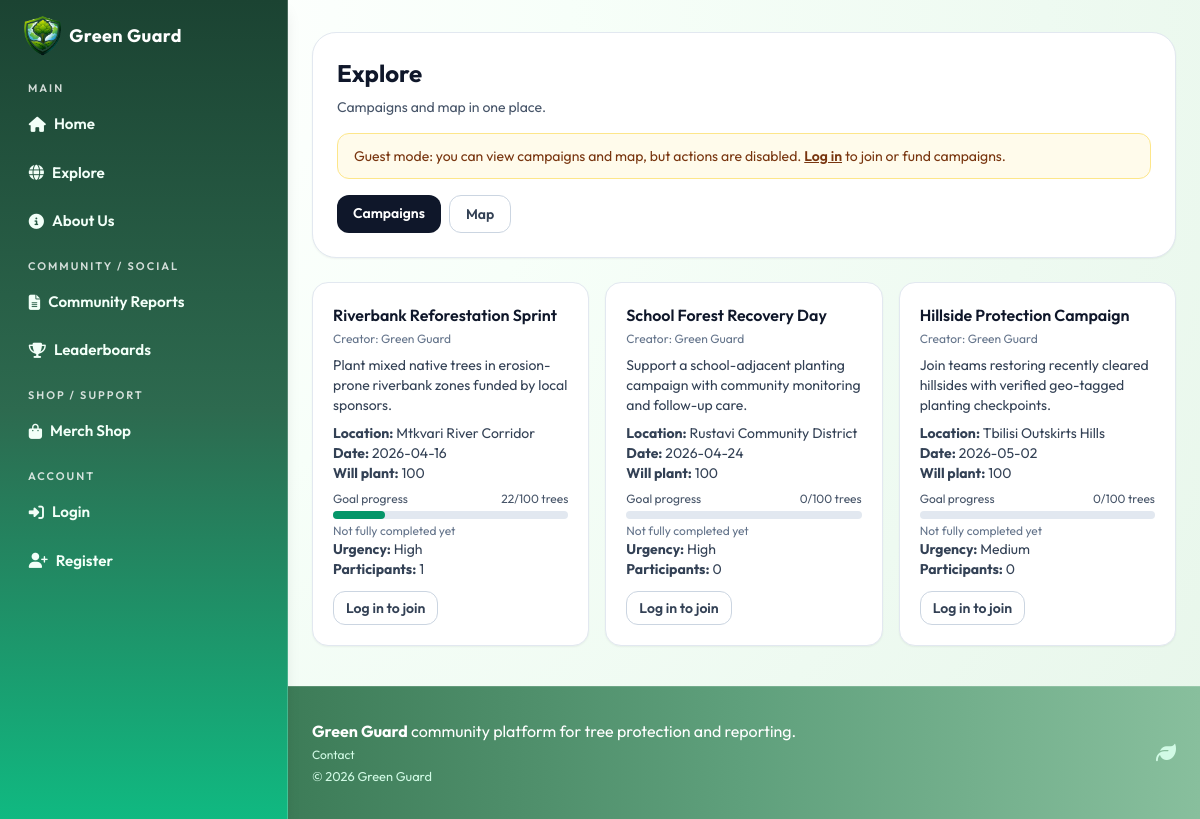
Before: /explore with the older database file.
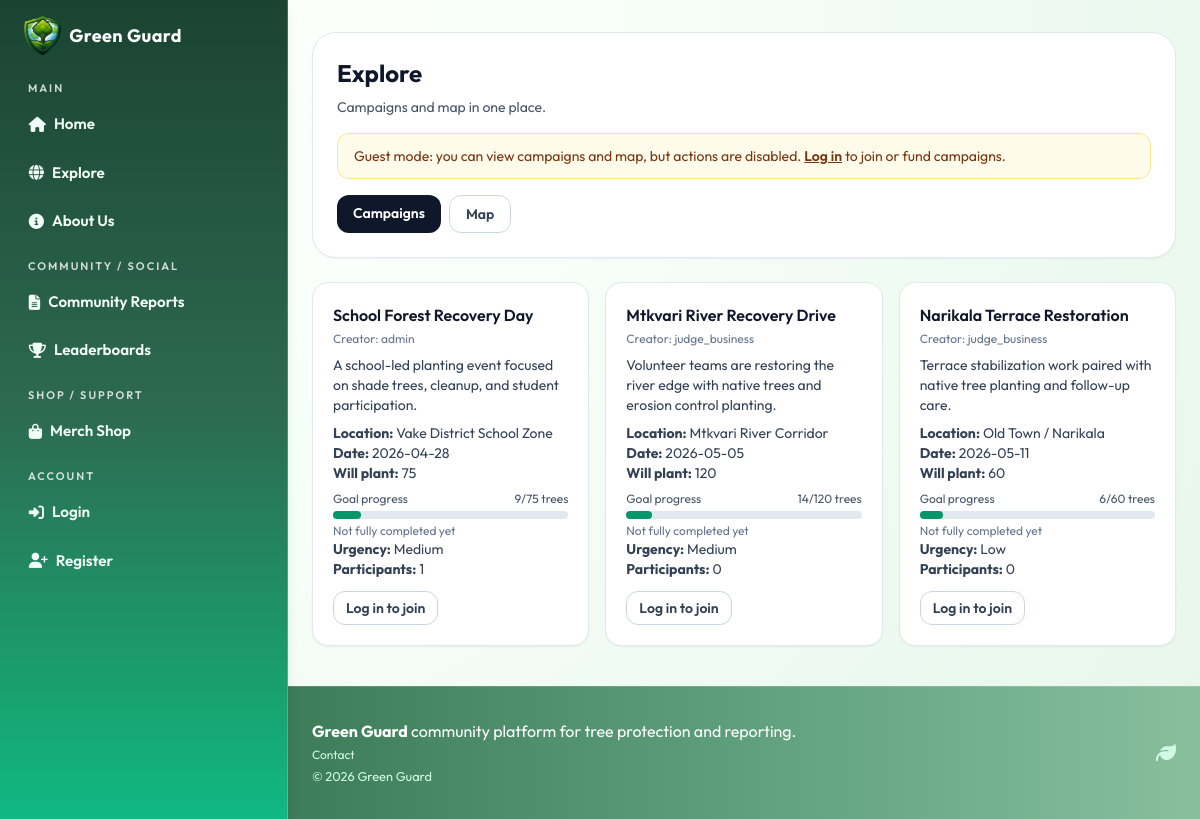
After: the same page with the newer database file.
### models.py (models this page shows, shortened)
class Campaign(db.Model):
    id = db.Column(db.Integer, primary_key=True)
    title = db.Column(db.String(140), nullable=False)
    location = db.Column(db.String(140), nullable=False)
    event_date = db.Column(db.DateTime, nullable=False)
    description = db.Column(db.Text, nullable=False)
    target_trees = db.Column(db.Integer, default=100, nullable=False)
    status = db.Column(db.String(30), default="open", nullable=False)
    creator_user_id = db.Column(
        db.Integer, db.ForeignKey("user.id"), nullable=True)
    created_at = db.Column(
        db.DateTime, default=datetime.utcnow, nullable=False)
    volunteer_signups = db.relationship(
        "VolunteerCampaignSignup", backref="campaign", lazy=True, cascade="all, delete-orphan"
    )
    tree_records = db.relationship(
        "TreeRecord", backref="campaign", lazy=True
    )

class User(UserMixin, db.Model):
    id = db.Column(db.Integer, primary_key=True)
    username = db.Column(db.String(80), unique=True, nullable=False)
    email = db.Column(db.String(120), unique=True, nullable=False)
    password_hash = db.Column(db.String(255), nullable=False)
    role = db.Column(db.String(30), default="individual", nullable=False)
    is_admin = db.Column(db.Boolean, default=False, nullable=False)
    verification_status = db.Column(
        db.String(20), default="approved", nullable=False
    )
    verified_at = db.Column(db.DateTime)
    verified_by_id = db.Column(db.Integer, db.ForeignKey("user.id"))
    created_at = db.Column(
        db.DateTime, default=datetime.utcnow, nullable=False)
    verified_by = db.relationship(
        "User",
        remote_side=[id],
        foreign_keys=[verified_by_id],
        post_update=True,
    )
    tree_records = db.relationship(
        "TreeRecord", backref="user", lazy=True, cascade="all, delete-orphan"
    )
    cutting_reports = db.relationship(
        "CuttingReport", backref="user", lazy=True, cascade="all, delete-orphan"
    )
    volunteer_signups = db.relationship(
        "VolunteerCampaignSignup", backref="user", lazy=True, cascade="all, delete-orphan"
    )
    support_donations = db.relationship(
        "SupportDonation", backref="user", lazy=True, cascade="all, delete-orphan"
    )
    created_campaigns = db.relationship(
        "Campaign", backref="creator", lazy=True, foreign_keys="Campaign.creator_user_id"
    )
    merch_purchases = db.relationship(
        "MerchPurchase", backref="user", lazy=True, cascade="all, delete-orphan"
    )

### routes/main.py (the view, shortened to what this page needs)
@main_bp.route("/explore", methods=["GET", "POST"])
def explore():
    active_tab = request.args.get("tab", "campaigns").strip().lower()
    if active_tab not in {"campaigns", "map"}:
        active_tab = "campaigns"
    join_form = VolunteerCampaignJoinForm()
    payload = build_map_payload()
    locations = load_gfw_locations()
    country_summary = _build_country_summary(locations)
    location_filter = request.args.get("location", "").strip().lower()
    goal_filter = request.args.get("goal", "").strip().lower()
    urgency_filter = request.args.get("urgency", "all").strip().lower()
    if urgency_filter not in {"all", "high", "medium", "low"}:
        urgency_filter = "all"
    campaigns = Campaign.query.order_by(Campaign.event_date.asc()).all()
    planted_trees_by_campaign = {
        campaign.id: int(
            db.session.query(db.func.coalesce(
                db.func.sum(TreeRecord.quantity), 0))
            .filter(TreeRecord.campaign_id == campaign.id)
            .scalar()
            or 0
        )
        for campaign in campaigns
    }
    participant_counts = {
        campaign.id: VolunteerCampaignSignup.query.filter_by(
            campaign_id=campaign.id,
            status="approved",
        ).count()
        for campaign in campaigns
    }
    user_signups = []
    if current_user.is_authenticated:
        user_signups = VolunteerCampaignSignup.query.filter_by(
            user_id=current_user.id).all()
    signup_map = {signup.campaign_id: signup for signup in user_signups}
    pending_requests_by_campaign = {}
    recent_trees = (
        TreeRecord.query.order_by(TreeRecord.created_at.desc())
        .limit(8)
        .all()
    )
    recent_reports = (
        CuttingReport.query.order_by(CuttingReport.created_at.desc())
        .limit(8)
        .all()
    )
    campaign_rows = [
        {
            "id": campaign.id,
            "title": campaign.title,
            "creator_name": campaign.creator.username if campaign.creator else "Green Guard",
            "description": campaign.description,
            "location": campaign.location,
            "event_date_text": campaign.event_date.strftime("%Y-%m-%d"),
            "target_trees": campaign.target_trees,
            "goal_text": f"{campaign.target_trees} trees",
            "urgency": "high" if campaign.event_date <= datetime.utcnow() + timedelta(days=7) else ("medium" if campaign.event_date <= datetime.utcnow() + timedelta(days=21) else "low"),
            "participants": participant_counts.get(campaign.id, 0),
            "is_joined": campaign.id in signup_map,
            "join_status": signup_map[campaign.id].status if campaign.id in signup_map else None,
            "can_manage_requests": current_user.is_authenticated and (current_user.is_admin or campaign.creator_user_id == current_user.id),
            "pending_requests": pending_requests_by_campaign.get(campaign.id, []),
            "has_started": campaign.status == "ongoing",
            "planted_trees": planted_trees_by_campaign.get(campaign.id, 0),
            "progress_percent": min(
                100,
                int(
                    (
                        (planted_trees_by_campaign.get(campaign.id, 0)
                         / max(campaign.target_trees, 1))
                        * 100
                    )
                ),
            ),
        }
        for campaign in campaigns
    ]
    if location_filter:
        campaign_rows = [
            row for row in campaign_rows if location_filter in row["location"].lower() or location_filter in row["title"].lower()
        ]
    if goal_filter:
        campaign_rows = [
            row for row in campaign_rows if goal_filter in row["goal_text"].lower() or goal_filter in row["description"].lower()
        ]
    if urgency_filter != "all":
        campaign_rows = [
            row for row in campaign_rows if row["urgency"] == urgency_filter
        ]
    recent_tree_rows = [
        {
            "username": tree.user.username,
            "quantity": tree.quantity,
            "species": tree.species,
            "created_at_text": tree.created_at.strftime("%Y-%m-%d"),
        }
        for tree in recent_trees
    ]
    recent_report_rows = [
        {
            "username": "Anonymous" if report.is_anonymous else report.user.username,
            "description": report.description,
        }
        for report in recent_reports
    ]
    return render_template(
        "shared/explore.html",
        active_tab=active_tab,
        join_form=join_form,
        campaigns=campaigns,
        campaign_rows=campaign_rows,
        participant_counts=participant_counts,
        signup_map=signup_map,
        trees_json=payload["trees"],
        reports_json=payload["reports"],
        locations_json=_get_map_locations_payload(),
        locations=locations,
        country_summary=country_summary,
        recent_trees=recent_trees,
        recent_reports=recent_reports,
        recent_tree_rows=recent_tree_rows,
        recent_report_rows=recent_report_rows,
        location_filter=location_filter,
        goal_filter=goal_filter,
        urgency_filter=urgency_filter,
    )

### routes/main.py (called while the page is built)
def build_map_payload() -> dict:
    trees = TreeRecord.query.all()
    reports = CuttingReport.query.filter(
        CuttingReport.status.in_(["reviewed", "resolved"])
    ).all()
    trees_json = [
        {
            "id": tree.id,
            "species": tree.species,
            "quantity": tree.quantity,
            "latitude": tree.latitude,
            "longitude": tree.longitude,
            "username": tree.user.username,
        }
        for tree in trees
    ]
    reports_json = [
        {
            "id": report.id,
            "description": report.description,
            "latitude": report.latitude,
            "longitude": report.longitude,
            "status": report.status,
            "username": None,
        }
        for report in reports
    ]
    return {"trees": trees_json, "reports": reports_json}

def _get_sync_cutoff(now: datetime | None = None) -> datetime:
    current_time = now or datetime.utcnow()
    interval_days = int(current_app.config.get(
        "GFW_SYNC_INTERVAL_DAYS", DEFAULT_GFW_SYNC_INTERVAL_DAYS)
    )
    interval_days = max(1, interval_days)
    return current_time - timedelta(days=interval_days)

### templates/shared/explore.html (shortened to what the changed rows need)
{% extends 'base.html' %}
{% block extra_css %}
  <link rel="stylesheet" href="https://unpkg.com/leaflet@1.9.4/dist/leaflet.css" />
{% endblock %}
{% block content %}
  <section class="mx-auto mt-8 mb-10 w-full max-w-6xl px-4 sm:px-6">
    <div class="rounded-3xl border border-slate-200 bg-white p-6 shadow-sm">
      <h1 class="text-2xl font-bold text-slate-900">Explore</h1>
    </div>
    {% if active_tab == 'campaigns' %}
      <div class="mt-6 grid gap-4 sm:grid-cols-2 lg:grid-cols-3">
        {% for campaign in campaign_rows %}
          <article class="rounded-2xl border border-slate-200 bg-white p-5 shadow-sm">
            <h2 class="text-base font-semibold text-slate-900">{{ campaign.title }}</h2>
            <p class="mt-1 text-xs text-slate-500">Creator: {{ campaign.creator_name }}</p>
            <p class="mt-2 text-sm text-slate-700">{{ campaign.description }}</p>
            <p class="mt-2 text-sm text-slate-700">
              <strong>Location:</strong> {{ campaign.location }}
            </p>
            <p class="text-sm text-slate-700">
              <strong>Date:</strong> {{ campaign.event_date_text }}
            </p>
            <p class="text-sm text-slate-700">
              <strong>Will plant:</strong> {{ campaign.target_trees }}
            </p>
            <div class="mt-2">
              <div class="mb-1 flex items-center justify-between text-xs text-slate-600">
                <span>Goal progress</span>
                <span>{{ campaign.planted_trees }}/{{ campaign.target_trees }} trees</span>
              </div>
              <div class="h-2 w-full rounded-full bg-slate-200">
                <div class="h-2 rounded-full bg-emerald-600" style="width: {{ campaign.progress_percent }}%;"></div>
              </div>
              {% if campaign.progress_percent >= 100 %}
                <p class="mt-1 text-xs font-semibold text-emerald-700">Goal completed</p>
              {% else %}
                <p class="mt-1 text-xs text-slate-500">Not fully completed yet</p>
              {% endif %}
            </div>
            <p class="text-sm text-slate-700">
              <strong>Urgency:</strong> {{ campaign.urgency|title }}
            </p>
            <p class="text-sm text-slate-700">
              <strong>Participants:</strong> {{ campaign.participants }}
            </p>
            {% if current_user.is_authenticated and current_user.is_admin or current_user.role in ['business', 'individual'] %}
              <a href="{{ url_for('main.sponsorship_donations', campaign=campaign.id) }}" class="mt-3 inline-block rounded-xl bg-emerald-600 px-3 py-1.5 text-sm font-semibold text-white hover:bg-emerald-700">Fund Campaign</a>
            {% else %}
              {% if current_user.is_authenticated and campaign.is_joined %}
                {% if campaign.join_status == 'approved' %}
                  <div class="mt-3 rounded-xl border border-emerald-200 bg-emerald-50 px-3 py-2 text-xs text-emerald-800">Joined (Approved)</div>
                  {% if campaign.has_started %}
                    <a href="{{ url_for('reports.plant_tree_campaign', campaign_id=campaign.id) }}" class="mt-2 inline-block text-xs font-semibold text-emerald-700 hover:text-emerald-900">Add trees you will plant</a>
                  {% else %}
                    <p class="mt-2 text-xs text-amber-700">Tree upload opens when campaign status becomes Ongoing.</p>
                  {% endif %}
                {% elif campaign.join_status == 'pending' %}
                  <div class="mt-3 rounded-xl border border-amber-200 bg-amber-50 px-3 py-2 text-xs text-amber-800">Join request pending verification</div>
                {% elif campaign.join_status == 'rejected' %}
                  <div class="mt-3 rounded-xl border border-rose-200 bg-rose-50 px-3 py-2 text-xs text-rose-800">Join request rejected</div>
                {% else %}
                  <div class="mt-3 rounded-xl border border-sky-200 bg-sky-50 px-3 py-2 text-xs text-sky-800">Joined</div>
                {% endif %}
              {% elif not current_user.is_authenticated %}
                <a href="{{ url_for('auth.login', next=url_for('main.explore', tab='campaigns')) }}" class="mt-3 inline-block rounded-xl border border-slate-300 px-3 py-1.5 text-sm font-semibold text-slate-700 hover:bg-slate-100">Log in to join</a>
              {% else %}
                <a href="{{ url_for('main.join_campaign', campaign_id=campaign.id) }}" class="mt-3 inline-block rounded-xl bg-emerald-600 px-3 py-1.5 text-sm font-semibold text-white hover:bg-emerald-700">Join Campaign</a>
              {% endif %}
            {% endif %}
          </article>
        {% else %}
          <div class="rounded-2xl border border-slate-200 bg-white p-5 text-sm text-slate-600">No campaigns available yet.</div>
        {% endfor %}
      </div>
    {% endif %}
  </section>
{% endblock %}

Changed rows visible on the page:
removed Campaign: title "Riverbank Reforestation Sprint", creator_name "Green Guard", description "Plant mixed native trees in erosion-prone riverbank zones funded by local sponsors.", location "Mtkvari River Corridor", event_date_text "2026-04-16", target_trees "100", planted_trees "22", urgency "High", participants "1"
removed Campaign: title "Hillside Protection Campaign", creator_name "Green Guard", description "Join teams restoring recently cleared hillsides with verified geo-tagged planting checkpoints.", location "Tbilisi Outskirts Hills", event_date_text "2026-05-02", target_trees "100", planted_trees "0", urgency "Medium", participants "0"
changed Campaign "School Forest Recovery Day": creator_name "Green Guard" → "admin"; description "Support a school-adjacent planting campaign with community monitoring and follow-up care." → "A school-led planting event focused on shade trees, cleanup, and student participation."; location "Rustavi Community District" → "Vake District School Zone"; event_date_text "2026-04-24" → "2026-04-28"; target_trees "100" → "75"; planted_trees "0" → "9"; urgency "High" → "Medium"; participants "0" → "1"
added Campaign: title "Mtkvari River Recovery Drive", creator_name "judge_business", description "Volunteer teams are restoring the river edge with native trees and erosion control planting.", location "Mtkvari River Corridor", event_date_text "2026-05-05", target_trees "120", planted_trees "14", {{ campaign.progress_percent }} 11 (drawn), urgency "Medium", participants "0"
added Campaign: title "Narikala Terrace Restoration", creator_name "judge_business", description "Terrace stabilization work paired with native tree planting and follow-up care.", location "Old Town / Narikala", event_date_text "2026-05-11", target_trees "60", planted_trees "6", {{ campaign.progress_percent }} 10 (drawn), urgency "Low", participants "0"
